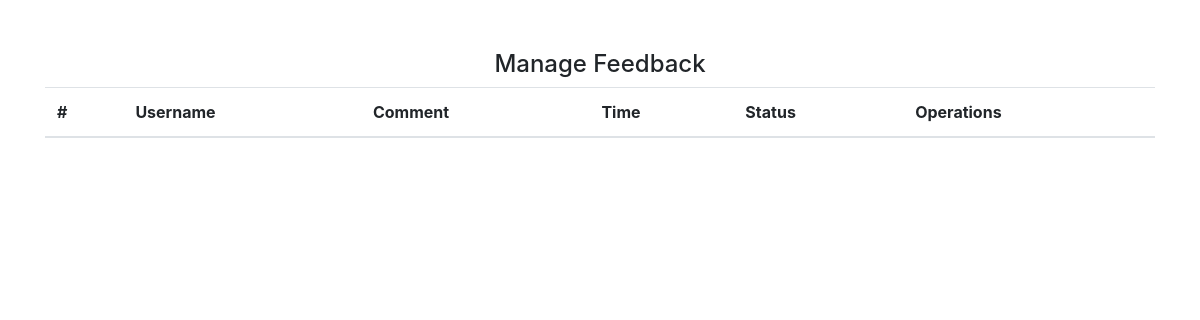
Page /FYP/feedbackAdmin.php on the earlier database version.
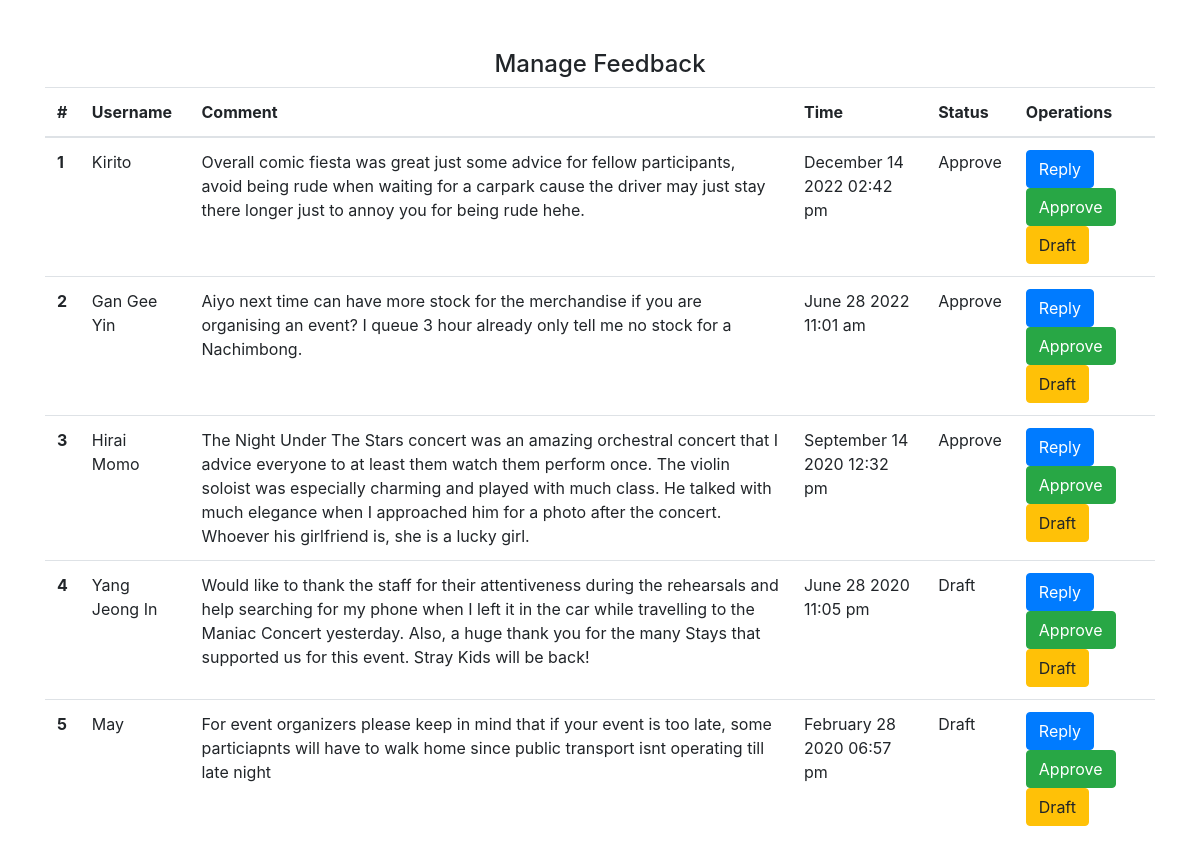
Same page on the later database version.
### tables this page shows
CREATE TABLE IF NOT EXISTS `feedback` (
  `feedback_id` int NOT NULL AUTO_INCREMENT,
  `username` varchar(255) NOT NULL,
  `comments` varchar(400) NOT NULL,
  `submit_time` timestamp NOT NULL DEFAULT CURRENT_TIMESTAMP,
  `feedback_status` varchar(255) NOT NULL DEFAULT 'draft',
  PRIMARY KEY (`feedback_id`)
);

### FYP/feedbackAdmin.php (the view, shortened to what this page needs)
<?php
include("includes/database.php");
?>
<!doctype html>
<html lang="en">
  <head>
    <link rel="stylesheet" href="https://cdn.jsdelivr.net/npm/bootstrap@4.6.1/dist/css/bootstrap.min.css">
  </head>
  <body>
    <div class="container" style="margin-top:50px;">
    <h4 class="text-center">Manage Feedback</h4>
    <table class="table">
        <thead>
            <tr>
                <th scope="col">#</th>
                <th scope="col">Username</th>
                <th scope="col">Comment</th>
                <th scope="col">Time</th>
                <th scope="col">Status</th>
                <th scope="col">Operations</th>
            </tr>
        </thead>
        <tbody>
            <?php
            $sql = "SELECT * FROM feedback ORDER BY submit_time DESC";
            $result = mysqli_query($conn, $sql);
            $counter = 1;
            while($row = mysqli_fetch_assoc($result)) {
            ?>
            <tr>
                <th scope="row"><?php echo $counter++; ?></th>
                <td><?php echo $row["username"]; ?></td>
                <td><?php echo $row["comments"]; ?></td>
                <td><?php echo date("F d Y h:i a", strtotime($row["submit_time"])); ?></td>
                <td><?php echo $row["feedback_status"]; ?></td>
                <td>
                    <a href="view-feedback.php?id=<?php echo $row["feedback_id"]; ?>" class="btn btn-primary">Reply</a>
                    <a href="functions/updateFeedbackStatus.php?id=<?php echo $row["feedback_id"]; ?>&status=Approve" class="btn btn-success">Approve</a>
                    <a href="functions/updateFeedbackStatus.php?id=<?php echo $row["feedback_id"]; ?>&status=Draft" class="btn btn-warning">Draft</a>
                </td>
            </tr>
            <?php } ?>
        </tbody>
        </table>
    </div>
  </body>
</html>

Differences in the rows shown:
added feedback: username "Kirito", comments "Overall comic fiesta was great just some advice for fellow participants, avoid being rude when waiting for a carpark cause the driver may just stay there longer just to annoy you for being rude hehe.", submit_time "December 14 2022 02:42 pm", feedback_status "Approve"
added feedback: username "Gan Gee Yin", comments "Aiyo next time can have more stock for the merchandise if you are organising an event? I queue 3 hour already only tell me no stock for a Nachimbong.", submit_time "June 28 2022 11:01 am", feedback_status "Approve"
added feedback: username "Hirai Momo", comments "The Night Under The Stars concert was an amazing orchestral concert that I advice everyone to at least them watch them perform once. The violin soloist was especially charming and played with much class. He talked with much elegance when I approached him for a photo after the concert. Whoever his girlfriend is, she is a lucky girl.", submit_time "September 14 2020 12:32 pm", feedback_status "Approve"
added feedback: username "Yang Jeong In", comments "Would like to thank the staff for their attentiveness during the rehearsals and help searching for my phone when I left it in the car while travelling to the Maniac Concert yesterday. Also, a huge thank you for the many Stays that supported us for this event. Stray Kids will be back!", submit_time "June 28 2020 11:05 pm", feedback_status "Draft"
added feedback: username "May", comments "For event organizers please keep in mind that if your event is too late, some particiapnts will have to walk home since public transport isnt operating till late night", submit_time "February 28 2020 06:57 pm", feedback_status "Draft"
